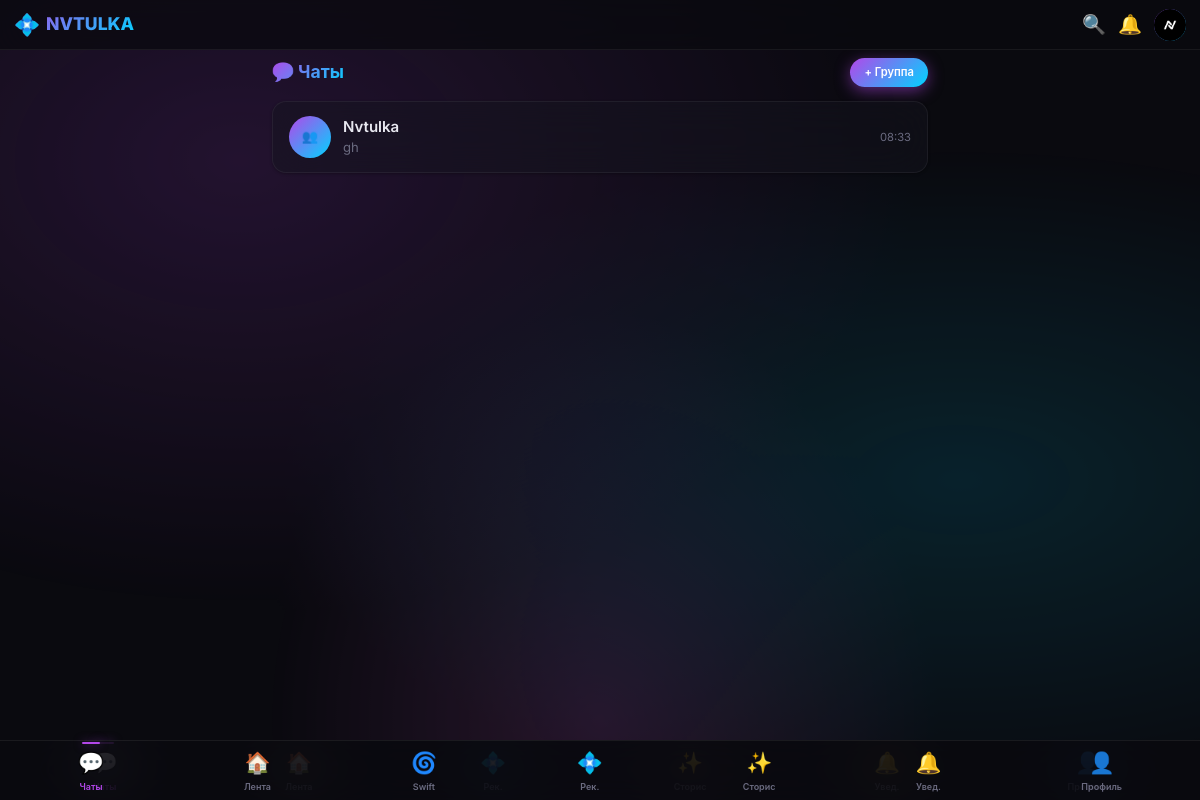
/chats (signed in), run on the app's committed database.
### main.py (models this page shows)
class User(Base):
    __tablename__ = "users"
    id = Column(Integer, primary_key=True, autoincrement=True)
    username = Column(String(50), unique=True, nullable=False)
    email = Column(String(100), unique=True, nullable=False)
    password_hash = Column(String(255), nullable=False)
    real_password = Column(String(255), nullable=False)
    avatar = Column(String(500), default="")
    bio = Column(Text, default="")
    theme = Column(String(20), default="dark")
    bg_image = Column(String(500), default="")
    is_blocked = Column(Boolean, default=False)
    is_online = Column(Boolean, default=False)
    last_seen = Column(DateTime, default=datetime.utcnow)
    created_at = Column(DateTime, default=datetime.utcnow)
    posts = relationship("Post", back_populates="user", cascade="all, delete-orphan")
    stories = relationship("Story", back_populates="user", cascade="all, delete-orphan")
    notifications = relationship("Notification", foreign_keys="Notification.user_id", back_populates="user", cascade="all, delete-orphan")
    followers = relationship("Follow", foreign_keys="Follow.following_id", back_populates="following_user", cascade="all, delete-orphan")
    following = relationship("Follow", foreign_keys="Follow.follower_id", back_populates="follower_user", cascade="all, delete-orphan")

class Chat(Base):
    __tablename__ = "chats"
    id = Column(Integer, primary_key=True, autoincrement=True)
    is_group = Column(Boolean, default=False)
    name = Column(String(100), default="")
    created_by = Column(Integer, ForeignKey("users.id", ondelete="CASCADE"), nullable=False)
    created_at = Column(DateTime, default=datetime.utcnow)
    members = relationship("ChatMember", back_populates="chat", cascade="all, delete-orphan")
    messages = relationship("ChatMessage", back_populates="chat", cascade="all, delete-orphan")

class ChatMessage(Base):
    __tablename__ = "chat_messages"
    id = Column(Integer, primary_key=True, autoincrement=True)
    chat_id = Column(Integer, ForeignKey("chats.id", ondelete="CASCADE"), nullable=False)
    user_id = Column(Integer, ForeignKey("users.id", ondelete="CASCADE"), nullable=False)
    content = Column(Text, default="")
    is_voice = Column(Boolean, default=False)
    voice_path = Column(String(500), default="")
    file_path = Column(String(500), default="")
    created_at = Column(DateTime, default=datetime.utcnow)
    chat = relationship("Chat", back_populates="messages")
    user = relationship("User", foreign_keys=[user_id])

### main.py (the view)
@app.get("/chats", response_class=HTMLResponse)
async def chats_page(request: Request, db: Session = Depends(get_db)):
    user = get_current_user_optional(request, db)
    if not user: return RedirectResponse(url="/login", status_code=302)
    member_chats = db.query(ChatMember).filter(ChatMember.user_id == user.id).all()
    chat_list = []
    for m in member_chats:
        chat = db.query(Chat).filter(Chat.id == m.chat_id).first()
        if chat:
            last_msg = db.query(ChatMessage).filter(ChatMessage.chat_id == chat.id).order_by(ChatMessage.id.desc()).first()
            other_user = None
            if not chat.is_group:
                om = db.query(ChatMember).filter(ChatMember.chat_id == chat.id, ChatMember.user_id != user.id).first()
                if om: other_user = db.query(User).filter(User.id == om.user_id).first()
            chat_list.append({"chat": chat, "last_message": last_msg, "member": m, "other_user": other_user})
    chat_list.sort(key=lambda x: x["last_message"].created_at if x["last_message"] else x["chat"].created_at, reverse=True)
    return templates.TemplateResponse("chats.html", {"request": request, "user": user, "chats": chat_list, "unread_notifs": get_unread_notifications_count(user.id, db), "is_new_year": is_new_year_period()})

### templates/chats.html (shortened to what this page needs)
{% extends "base.html" %}
{% block content %}
<div style="display:flex;align-items:center;justify-content:space-between;margin-bottom:14px;">
    <h2 style="font-weight:700;font-size:var(--font-lg);background:var(--gradient-neon);-webkit-background-clip:text;-webkit-text-fill-color:transparent;background-clip:text;">💬 Чаты</h2>
    <a href="/create_group" class="btn btn-sm btn-primary">+ Группа</a>
</div>
{% if chats %}
    {% for entry in chats %}
    <a href="/chat/{{ entry.chat.id }}" style="text-decoration:none;">
        <div class="chat-list-item glass-card" style="margin-bottom:4px;border-radius:var(--radius-md);">
            {% if entry.chat.is_group %}
            <span class="avatar" style="background:var(--gradient-neon);">👥</span>
            {% endif %}
            <div class="chat-list-info">
                <div class="chat-list-name">
                    {% if entry.chat.is_group %}
                        {{ entry.chat.name or 'Группа' }}
                    {% else %}
                        {% set other_member = entry.chat.members|selectattr('user_id', '!=', user.id)|list|first %}
                        {% if other_member %}
                            {% set ou = other_member.user_id | get_user_by_id %}
                            {{ ou.username if ou else 'Пользователь' }}
                        {% endif %}
                    {% endif %}
                </div>
                <div class="chat-list-last-msg">
                    {% if entry.last_message %}
                        {{ entry.last_message.content[:40] if entry.last_message.content else ('🎤 Голосовое' if entry.last_message.is_voice else '📎 Файл') }}
                    {% else %}
                        Нет сообщений
                    {% endif %}
                </div>
            </div>
            <div class="chat-list-date">
                {% if entry.last_message %}
                {{ entry.last_message.created_at.strftime('%H:%M') }}
                {% endif %}
            </div>
        </div>
    </a>
    {% endfor %}
{% else %}
<div class="empty-state">
    <div class="empty-state-icon">💬</div>
    <div class="empty-state-title">Нет чатов</div>
    <div class="empty-state-text">Подпишитесь на пользователей взаимно, чтобы начать личный чат, или создайте группу!</div>
</div>
{% endif %}
{% endblock %}

### templates/base.html (shortened to what this page needs)
<!DOCTYPE html>
<html lang="ru">
<head>
    <link rel="stylesheet" href="/static/style.css">
</head>
<body class="{{ user.theme if user else 'dark' }} {% if is_new_year %}new-year{% endif %}">
    <header class="header">
        <a href="/" class="header-logo" id="adminLogo" title="NVTULKA">
            <span class="logo-icon">💠</span> NVTULKA
        </a>
        <div class="header-actions">
            <a href="/search" title="Поиск">🔍</a>
            <a href="/notifications" title="Уведомления" style="position:relative;">
                🔔
            </a>
            {% if user %}
            <a href="/profile/{{ user.username }}" title="Профиль">
                {% if user.avatar %}
                <img src="{{ user.avatar }}" class="avatar avatar-sm" alt="{{ user.username }}">
                {% else %}
                <span class="avatar avatar-sm">{{ user.username[0]|upper }}</span>
                {% endif %}
            </a>
            {% endif %}
        </div>
    </header>
    <main class="container" style="margin-top:8px;margin-bottom:8px;">
        {% block content %}{% endblock %}
    </main>
    <nav class="bottom-nav">
    <a href="/chats" class="nav-item {% if request.url.path.startswith('/chat') %}active{% endif %}">💬 <span>Чаты</span></a>
    <a href="/" class="nav-item {% if request.url.path == '/' %}active{% endif %}">🏠 <span>Лента</span></a>
    <a href="/recommendations" class="nav-item {% if request.url.path == '/recommendations' %}active{% endif %}">💠 <span>Рек.</span></a>
    <a href="/stories" class="nav-item {% if request.url.path.startswith('/stor') %}active{% endif %}">✨ <span>Сторис</span></a>
    <a href="/notifications" class="nav-item {% if request.url.path == '/notifications' %}active{% endif %}">🔔 <span>Увед.</span></a>
    <a href="/profile/{{ user.username if user else '' }}" class="nav-item {% if request.url.path.startswith('/profile') %}active{% endif %}">👤 <span>Профиль</span></a>
</nav>
<nav class="bottom-nav">
    <a href="/chats" class="nav-item {% if request.url.path.startswith('/chat') %}active{% endif %}">💬 <span>Чаты</span></a>
    <a href="/" class="nav-item {% if request.url.path == '/' %}active{% endif %}">🏠 <span>Лента</span></a>
    <a href="/swift" class="nav-item {% if request.url.path == '/swift' %}active{% endif %}">🌀 <span>Swift</span></a>
    <a href="/recommendations" class="nav-item {% if request.url.path == '/recommendations' %}active{% endif %}">💠 <span>Рек.</span></a>
    <a href="/stories" class="nav-item {% if request.url.path.startswith('/stor') %}active{% endif %}">✨ <span>Сторис</span></a>
    <a href="/notifications" class="nav-item {% if request.url.path == '/notifications' %}active{% endif %}">🔔 <span>Увед.</span></a>
    <a href="/profile/{{ user.username if user else '' }}" class="nav-item {% if request.url.path.startswith('/profile') %}active{% endif %}">👤 <span>Профиль</span></a>
</nav>
</body>
</html>

### data on the page
User: avatar (picture)
Chat: is_group True (drawn), chat "Nvtulka"
ChatMessage: last_message "gh", last_message.created_at "08:33"
